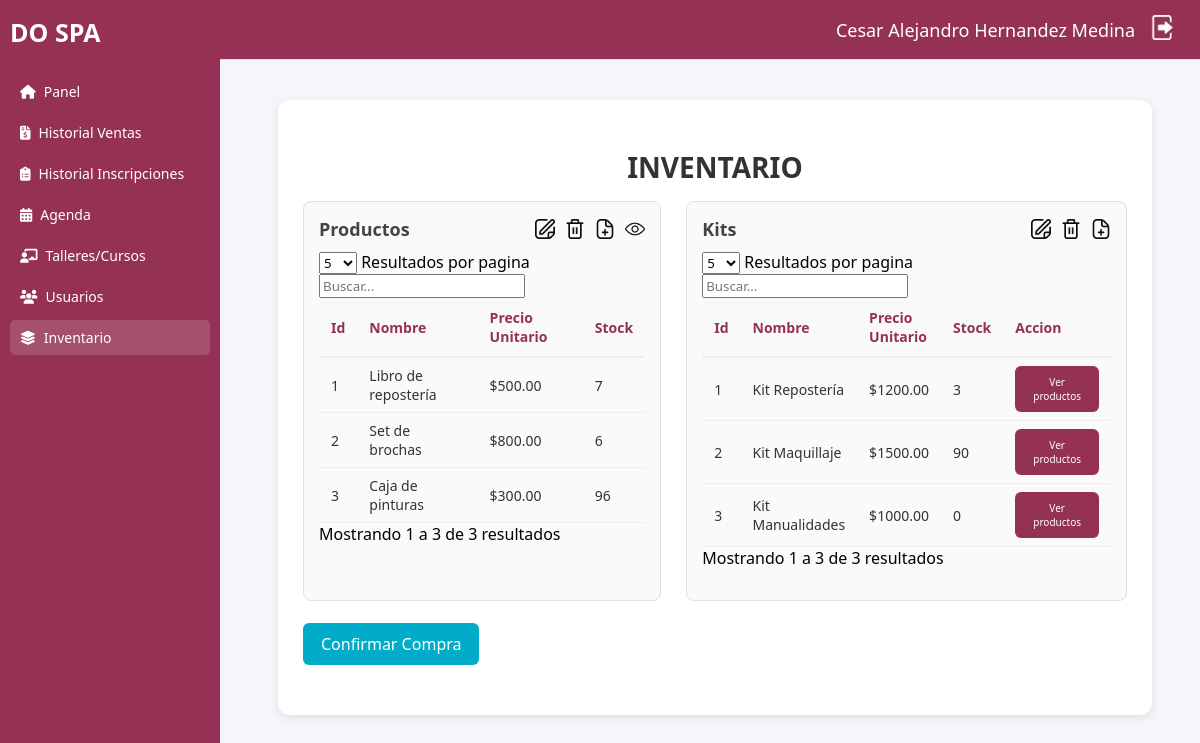
The app's page /inventario.php (signed in) with its own data.
### tables this page shows
CREATE TABLE `productos` (
  `id_producto` int(11) NOT NULL,
  `nombre` varchar(255) DEFAULT NULL,
  `precio_unitario` decimal(10,2) DEFAULT NULL,
  `Stock` int(11) NOT NULL,
  `imagen` longblob DEFAULT NULL,
  `Activo` tinyint(1) NOT NULL DEFAULT 1
);

CREATE TABLE `kits_productos` (
  `id_kit` int(11) NOT NULL,
  `nombre` varchar(255) DEFAULT NULL,
  `precio_unitario` decimal(10,2) DEFAULT NULL,
  `Stock` int(11) NOT NULL,
  `Activo` tinyint(1) NOT NULL DEFAULT 1
);

### inventario.php (the view, shortened to what this page needs)
<?php
include_once("conexion.php");
if(empty($_SESSION['Id_Usuario'])){header("location: index.html");}else{
  $Nombre = $_SESSION['nombre'];
  $Amat = $_SESSION['amat'];
  $Apat = $_SESSION['apat'];
?>
<!DOCTYPE html>
<html lang="es">
  <head>
    <link rel="stylesheet" href="css/sidebar.css">
    <link rel="stylesheet" href="css/header.css">
    <link rel="stylesheet" href="css/inventario.css">
    <link rel="stylesheet" href="css/getTipo.css">
        <link rel="stylesheet" href="css/inventario_modal.css">
    <link rel="stylesheet" href="https://cdnjs.cloudflare.com/ajax/libs/font-awesome/6.4.0/css/all.min.css">
    <link rel="stylesheet" href="https://cdn.jsdelivr.net/npm/simple-datatables@latest/dist/style.css">
  </head>
  <body>
    <div class="dashboard">
      <aside class="sidebar">
        <div class="logo">DO SPA</div>
        <ul id="menu">
          <li><a href="main.php"><i class="fas fa-home"></i> Panel</a></li>
          <li><a href="ventas.php"><i class="fas fa-file-invoice-dollar"></i> Historial Ventas</a></li>
          <li><a href="inscripciones.php"><i class="fas fa-clipboard-list"></i> Historial Inscripciones</a></li>
          <li><a href="agenda.php"><i class="fas fa-calendar-days"></i> Agenda</a></li>
          <li><a href="talleres-cursos.php"><i class="fas fa-chalkboard-teacher"></i>Talleres/Cursos</a></li>
          <li><a href="alumnas-maestras.php"><i class="fa-solid fa-users"></i><span>Usuarios</span></a></li>
          <li class="active"><a href="inventario.php"><i class="fas fa-layer-group"></i> Inventario</a></li>
        </ul>
      </aside>
      <main class="main">
              <header class="topbar">
                  <div class="user-info">
                  <span><?php echo $Nombre." ".$Apat." ".$Amat ?></span>
                  <a href="muerte.php"><img src="img/logout.png" id="btn-logout" alt="Salir"></a>
                  </div>
              </header>
              <div class="inventario">
                  <h2 class="titulo-inventario" align="center">INVENTARIO</h2>
                  <div class="tablas-inventario">
                      <section class="productos">
                      <div class="section-header">
                          <h3>Productos</h3>
                          <div class="section-actions">
                              <img src="img/editar.png" alt="Editar" class="icon btn-editar" width="20" data-tipo="producto">
                              <img src="img/eliminar.png" alt="Poner Stock 0" class="icon btn-stock-cero" width="20" data-tipo="producto">
                              <img src="img/agregar.png" alt="Agregar" class="icon btn-agregar-producto" width="20" style="cursor:pointer;">
                              <img src="img/vista.png" id="btnVistaProducto" alt="Vista" class="icon" width="20" style="cursor:pointer;">
                          </div>
                      </div>
                      <table id="TablaProductos" class="display">
                          <thead>
                              <tr>
                                  <th>Id</th>
                                  <th>Nombre</th>
                                  <th>Precio Unitario</th>
                                  <th>Stock</th>
                              </tr>
                          </thead>
                          <tbody>
                          <?php
                              $sql = "SELECT * FROM productos";
                              $r = mysqli_query($conexion, $sql);
                              while($mostrar = mysqli_fetch_array($r)) {
                                  $clase = ($mostrar['Stock'] == 0) ? 'sin-stock' : '';
                          ?>
                              <tr>
                                  <td><?php echo $mostrar['id_producto'] ?></td>
                                  <td class="<?php echo $clase; ?>" <?php echo ($mostrar['Stock'] == 0) ? 'title="No hay stock disponible"' : ''; ?>>
                                      <?php echo $mostrar['nombre'] ?>
                                  </td>
                                  <td><?php echo "$".$mostrar['precio_unitario'] ?></td>
                                  <td><?php echo $mostrar['Stock'] ?></td>
                              </tr>
                          <?php } ?>
                          </tbody>
                      </table>
                      </section>
                      <section class="kits">
                        <div class="section-header">
                            <h3>Kits</h3>
                            <div class="section-actions">
                                <img src="img/editar.png" alt="Editar" class="icon btn-editar" width="20" data-tipo="kit">
                                <img src="img/eliminar.png" alt="Eliminar" class="icon btn-eliminar" width="20" data-tipo="kit">
                                <img src="img/agregar.png" alt="Agregar" class="icon btn-agregar-kit"  width="20" style="cursor:pointer;">
                            </div>
                        </div>
                        <table id="TablaKits" class="display">
                            <thead>
                            <tr>
                                <th>Id</th>
                                <th>Nombre</th>
                                <th>Precio Unitario</th>
                                <th>Stock</th>
                                <th>Accion</th>
                            </tr>
                            </thead>
                            <tbody>
                            <?php
                                $sql = "
                                  SELECT k.*,
                                    CASE
                                      WHEN EXISTS (
                                        SELECT 1
                                        FROM productos_kits pk
                                        JOIN productos p ON p.id_producto = pk.id_producto
                                        WHERE pk.id_kit = k.id_kit AND p.Stock = 0
                                      ) THEN 1 ELSE 0
                                    END AS tiene_inactivos
                                  FROM kits_productos k
                                ";
                                $r = mysqli_query($conexion, $sql);
                                while($mostrar = mysqli_fetch_assoc($r)) {
                            ?>
                              <tr>
                                  <td><?php echo htmlspecialchars($mostrar['id_kit']); ?></td>
                                  <td class="nombre-kit">
                                    <?php echo htmlspecialchars($mostrar['nombre']); ?>
                                  </td>
                                  <td><?php echo "$".htmlspecialchars($mostrar['precio_unitario']); ?></td>
                                  <td><?php echo htmlspecialchars($mostrar['Stock']); ?></td>
                                  <td>
                                    <button class="btn-ver-productos" data-id="<?php echo htmlspecialchars($mostrar['id_kit']); ?>">Ver productos</button>
                                  </td>
                              </tr>
                            <?php } ?>
                            </tbody>
                        </table>
                      </section>
                  </div>
                  <br>
                  <button class="btn-confirmar" disabled>Confirmar Compra</button>
            </div>
      </main>
    </div>
  </body>
</html>
<?php
}
?>

### css/sidebar.css (style rules this page uses)
.sidebar { position: fixed; top: 0; left: 0; width: 220px; height: 100vh; background: #943154; color: #fff; padding: 15px 10px; box-sizing: border-box; font-family: 'Segoe UI', sans-serif; }
.sidebar .logo { font-size: 25px; font-weight: bold; margin-bottom: 25px; text-align: left; color: #fff; }
.sidebar ul { list-style: none; margin: 0; padding: 0; }
.sidebar li { margin: 6px 0; }
.sidebar a { display: flex; align-items: center; gap: 8px; padding: 8px 10px; color: #fff; text-decoration: none; font-size: 14px; border-radius: 5px; transition: background 0.3s; }
.sidebar a:hover, .sidebar .active a { background: rgba(255, 255, 255, 0.15); }

### css/header.css (style rules this page uses)
html { background: #f5f6fa; }
#btn-logout { cursor: pointer; width: 25px; transition: ease-in-out .15s; }
.topbar { position: fixed; top: 0; left: 220px; right: 0; height: 60px; background: #943154; display: flex; align-items: center; justify-content: flex-end; padding: 0 25px; border-bottom: 1px solid #e0e0e0; box-sizing: border-box; z-index: 1000; }
.user-info { display: flex; align-items: center; gap: 15px; font-size: 18px; color: #333; }
.user-info span { font-weight: 500; color: white; }

### css/inventario.css (style rules this page uses)
* { font-family: 'Segoe UI', sans-serif; }
.main { margin-left: 230px; margin-top: 60px; padding: 20px; background: #f5f6fa; min-height: calc(100vh - 60px); box-sizing: border-box; font-family: 'Segoe UI', sans-serif; }
a { text-decoration: none; color: #000; }
.inventario { background: #fff; padding: 25px; border-radius: 12px; box-shadow: 0 2px 10px rgba(0,0,0,0.1); margin: 20px; flex: 1; display: flex; flex-direction: column; }
.inventario .titulo-inventario { font-size: 28px; font-weight: 700; margin-bottom: 15px; color: #333; }
.btn-confirmar { align-self: flex-start; margin-bottom: 25px; padding: 10px 18px; background: #00ACC8; border: none; border-radius: 6px; color: white; font-size: 16px; cursor: pointer; transition: 0.2s ease; }
.tablas-inventario { display: grid; grid-template-columns: 1fr 1fr; gap: 25px; }
.tablas-inventario section { background: #fafafa; border: 1px solid #e0e0e0; border-radius: 8px; padding: 15px; }
.tablas-inventario h3 { margin-bottom: 10px; font-size: 18px; color: #444; }
#TablaProductos, #personasTabla, #TablaKits { width: 100%; border-collapse: collapse; font-family: 'Segoe UI', sans-serif; font-size: 14px; }
.tablas-inventario .section-header { display: flex; align-items: center; justify-content: space-between; gap: 12px; margin-bottom: 10px; }
.tablas-inventario .section-header h3 { margin: 0; font-size: 18px; color: #444; }
.section-actions { display: flex; align-items: center; gap: 10px; }
.section-actions .icon { width: 20px; height: 20px; cursor: pointer; vertical-align: middle; opacity: 0.95; transition: transform .12s ease, opacity .12s ease; }

### css/getTipo.css (style rules this page uses)
.section-header { display: flex; justify-content: space-between; align-items: center; margin-bottom: 15px; }
.section-header h3 { font-size: 24px; color: #333; font-weight: bold; margin: 0; }
a { color: #943154; text-decoration: none; }
.icon { cursor: pointer; }

### css/inventario_modal.css (style rules this page uses)
.btn-ver-productos { align-self: flex-start; margin-bottom: 0px; padding: 9px 18px; background: #943154; border: none; border-radius: 6px; color: white; font-size: 10px; cursor: pointer; transition: 0.2s ease; }

### records on screen
productos: id_producto "1", nombre "Libro de repostería", precio_unitario "500.00", Stock "7"
productos: id_producto "2", nombre "Set de brochas", precio_unitario "800.00", Stock "6"
productos: id_producto "3", nombre "Caja de pinturas", precio_unitario "300.00", Stock "96"
kits_productos: id_kit "1", nombre "Kit Repostería", precio_unitario "1200.00", Stock "3"
kits_productos: id_kit "2", nombre "Kit Maquillaje", precio_unitario "1500.00", Stock "90"
kits_productos: id_kit "3", nombre "Kit Manualidades", precio_unitario "1000.00", Stock "0"

### other values on screen
$Nombre "Cesar Alejandro"
$Apat "Hernandez"
$Amat "Medina"
